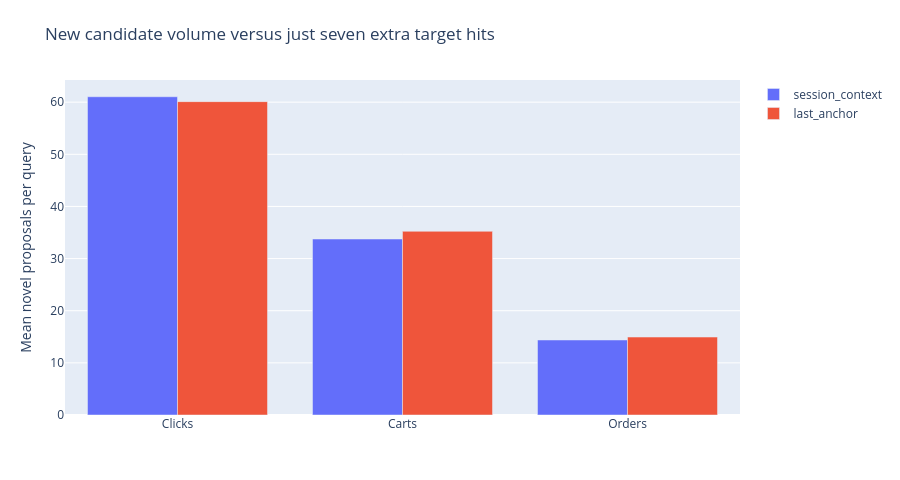

Notebook code cell kept with this figure:
### Markdown cell above
## 6 · Additional candidates are not automatically useful

### Code cell
f=go.Figure()
for arm in ['session_context','last_anchor']:
    f.add_trace(go.Bar(name=arm,x=['Clicks','Carts','Orders'],y=audit['arms'][arm]['mean_new_candidates_by_objective']))
f.update_layout(title='New candidate volume versus just seven extra target hits',barmode='group',yaxis_title='Mean novel proposals per query');emit(f)

### Figure 1 — Plotly figure (JSON) as saved in the notebook; plotly's stock layout.template omitted (floating-point values rounded to 4 significant figures)
{"data": [{"name": "session_context", "type": "bar", "x": ["Clicks", "Carts", "Orders"], "y": [61.04, 33.75, 14.39]}, {"name": "last_anchor", "type": "bar", "x": ["Clicks", "Carts", "Orders"], "y": [60.1, 35.23, 14.95]}], "layout": {"barmode": "group", "height": 480, "margin": {"b": 65, "l": 65, "r": 35, "t": 80}, "title": {"text": "New candidate volume versus just seven extra target hits"}, "yaxis": {"title": {"text": "Mean novel proposals per query"}}}}
